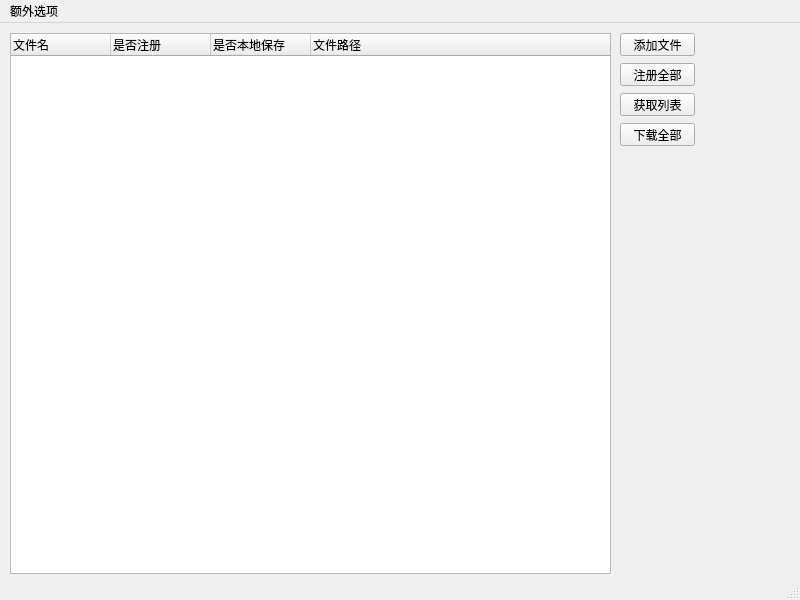
<?xml version="1.0" encoding="UTF-8"?>
<ui version="4.0">
 <class>MainWindow</class>
 <widget class="QMainWindow" name="MainWindow">
  <property name="geometry">
   <rect>
    <x>0</x>
    <y>0</y>
    <width>800</width>
    <height>600</height>
   </rect>
  </property>
  <property name="windowTitle">
   <string>MainWindow</string>
  </property>
  <widget class="QWidget" name="centralwidget">
   <widget class="QPushButton" name="pushButton">
    <property name="geometry">
     <rect>
      <x>620</x>
      <y>10</y>
      <width>75</width>
      <height>23</height>
     </rect>
    </property>
    <property name="text">
     <string>添加文件</string>
    </property>
   </widget>
   <widget class="QPushButton" name="pushButton_3">
    <property name="geometry">
     <rect>
      <x>620</x>
      <y>40</y>
      <width>75</width>
      <height>23</height>
     </rect>
    </property>
    <property name="text">
     <string>注册全部</string>
    </property>
   </widget>
   <widget class="QPushButton" name="pushButton_4">
    <property name="geometry">
     <rect>
      <x>620</x>
      <y>70</y>
      <width>75</width>
      <height>23</height>
     </rect>
    </property>
    <property name="text">
     <string>获取列表</string>
    </property>
   </widget>
   <widget class="QPushButton" name="pushButton_5">
    <property name="geometry">
     <rect>
      <x>620</x>
      <y>100</y>
      <width>75</width>
      <height>23</height>
     </rect>
    </property>
    <property name="text">
     <string>下载全部</string>
    </property>
   </widget>
   <widget class="QTreeWidget" name="treeWidget">
    <property name="geometry">
     <rect>
      <x>10</x>
      <y>10</y>
      <width>601</width>
      <height>541</height>
     </rect>
    </property>
    <column>
     <property name="text">
      <string>文件名</string>
     </property>
    </column>
    <column>
     <property name="text">
      <string>是否注册</string>
     </property>
    </column>
    <column>
     <property name="text">
      <string>是否本地保存</string>
     </property>
    </column>
    <column>
     <property name="text">
      <string>文件路径</string>
     </property>
    </column>
   </widget>
  </widget>
  <widget class="QMenuBar" name="menubar">
   <property name="geometry">
    <rect>
     <x>0</x>
     <y>0</y>
     <width>800</width>
     <height>23</height>
    </rect>
   </property>
   <widget class="QMenu" name="menu">
    <property name="title">
     <string>额外选项</string>
    </property>
    <addaction name="action"/>
    <addaction name="action_2"/>
    <addaction name="action_3"/>
   </widget>
   <addaction name="menu"/>
  </widget>
  <widget class="QStatusBar" name="statusbar"/>
  <action name="action">
   <property name="text">
    <string>打开仓库</string>
   </property>
   <property name="shortcut">
    <string>Ctrl+S</string>
   </property>
  </action>
  <action name="action_2">
   <property name="text">
    <string>命令行模式</string>
   </property>
   <property name="shortcut">
    <string>Ctrl+F</string>
   </property>
  </action>
  <action name="action_3">
   <property name="text">
    <string>视频模式</string>
   </property>
   <property name="shortcut">
    <string>Ctrl+G</string>
   </property>
  </action>
 </widget>
 <resources/>
 <connections/>
</ui>
